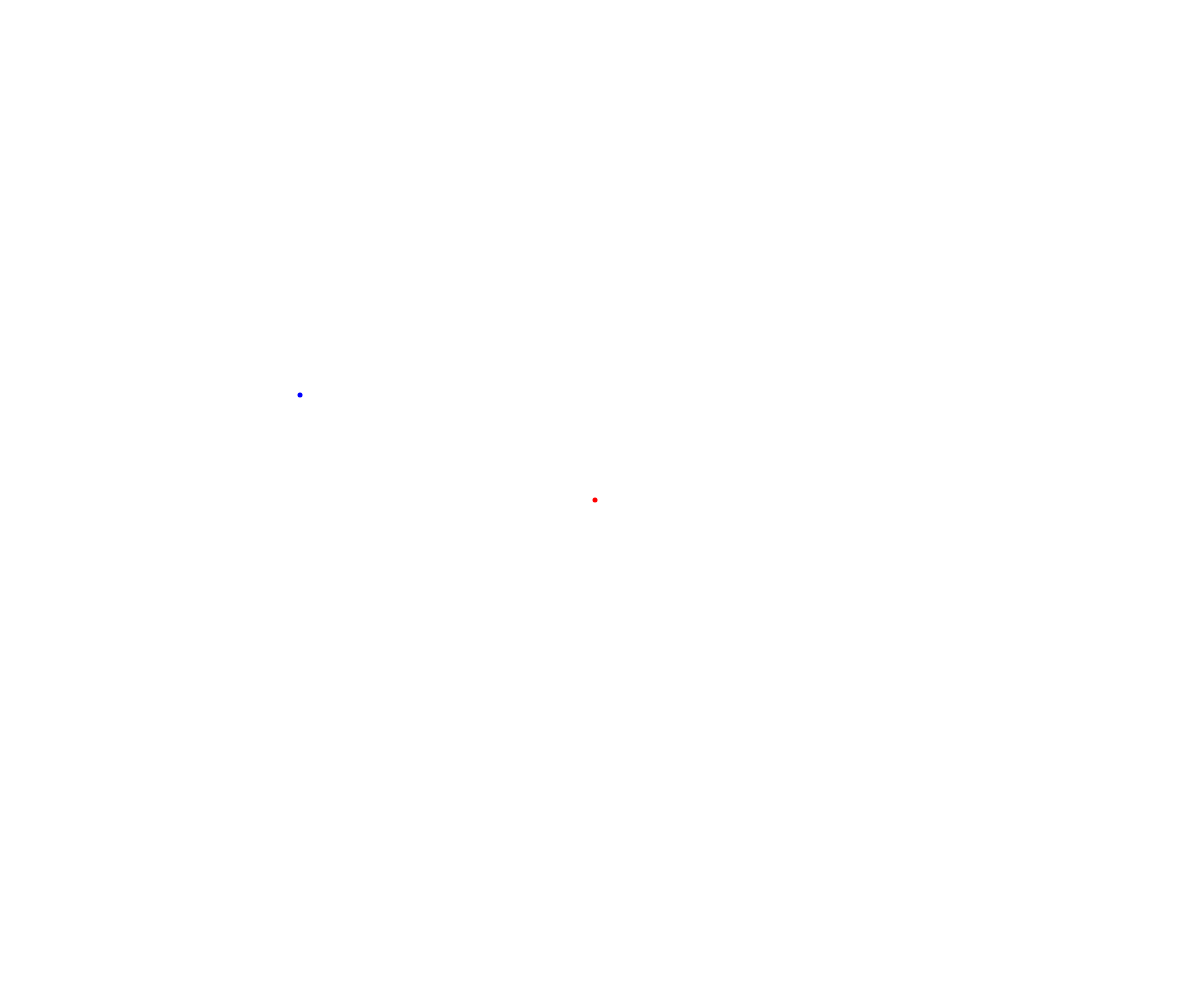
Frame 1 (no input)
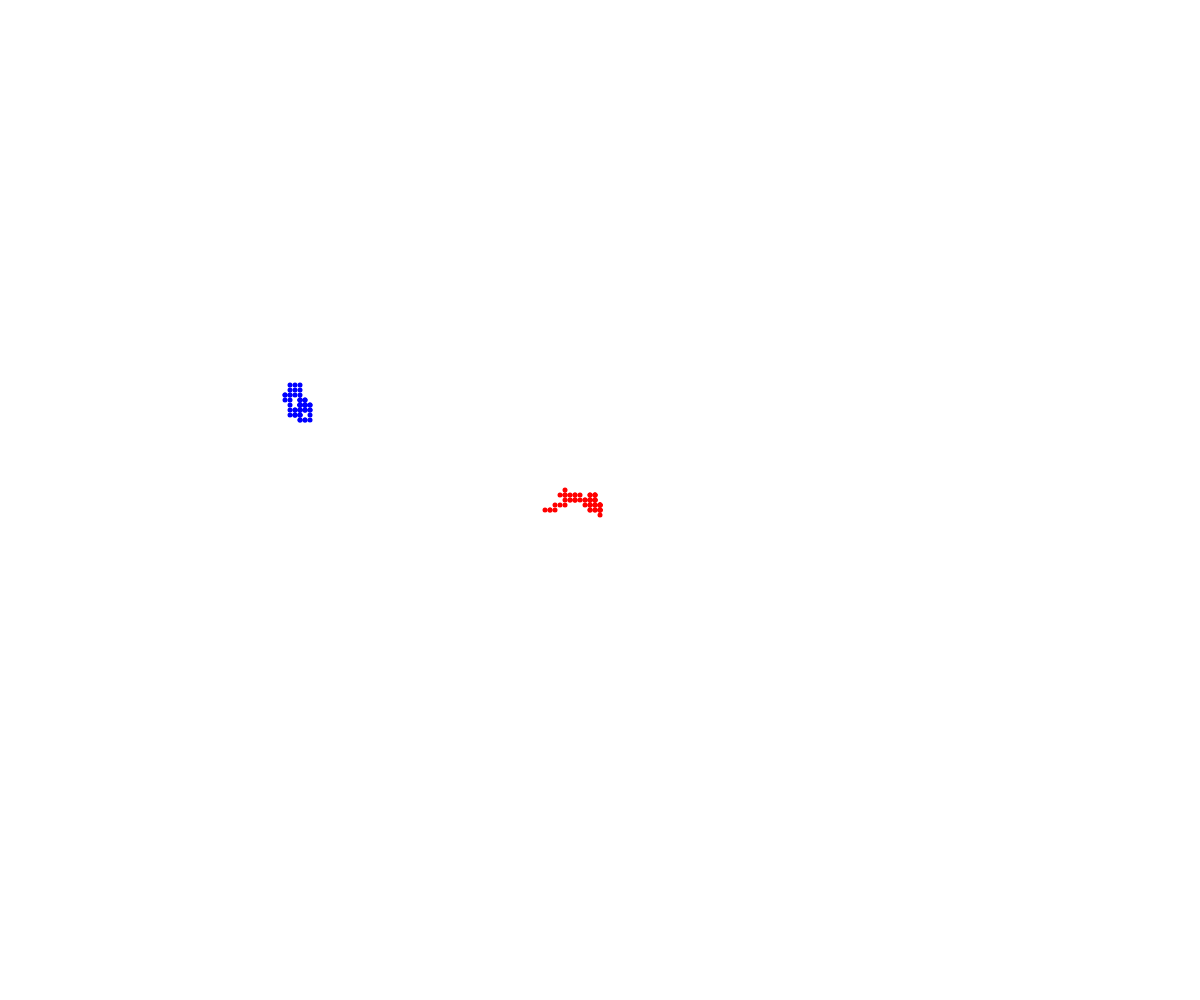
Frame 60 (no input)
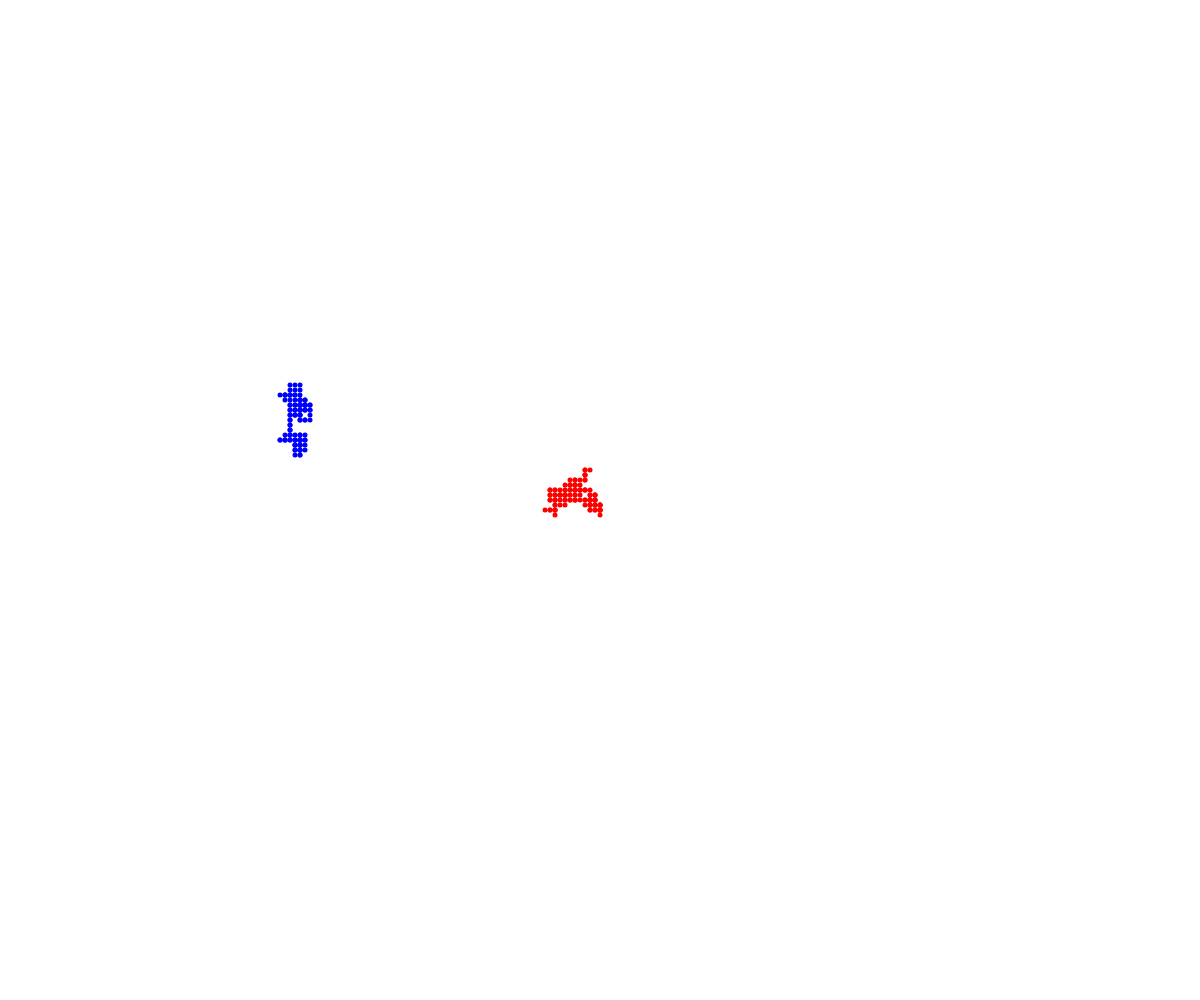
Frame 120 (the mouse pressed at the canvas centre since frame 60)

The p5.js sketch that drew these frames (run headless with seeded random() and noise() and a simulated clock; from frame 60 on, the mouse is pressed at the canvas centre):

// p5.js sketch
// ── sketch.js
// Walker OOP Demo

class Walker {
  constructor(x, y) {
    this.x = x;
    this.y = y;
    this.speed = 5;
    this.diameter = 5;
    this.color = "red";
  }

  display() {
    fill(this.color);
    circle(this.x, this.y, this.diameter);
  }

  move() {
    let choice = random(100);
    if (choice < 25) {
      //up
      this.y -= this.speed;
    }
    else if (choice < 50) {
      //down
      this.y += this.speed;
    }
    else if (choice < 75) {
      //left
      this.x -= this.speed;
    }
    else {
      //right
      this.x += this.speed;
    }
  }
}

let newell;
let theo;

async function setup() {
  createCanvas(windowWidth, windowHeight);
  newell = new Walker(width/2, height/2);
  theo = new Walker(300, 400);
  theo.color = "blue";
  noStroke();
}

function draw() {
  newell.move();
  theo.move();

  newell.display();
  theo.display();
}
